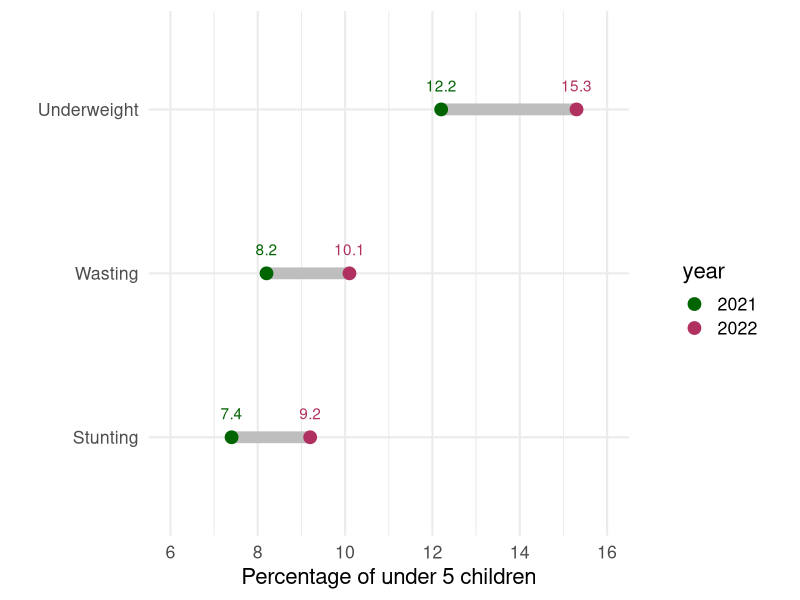
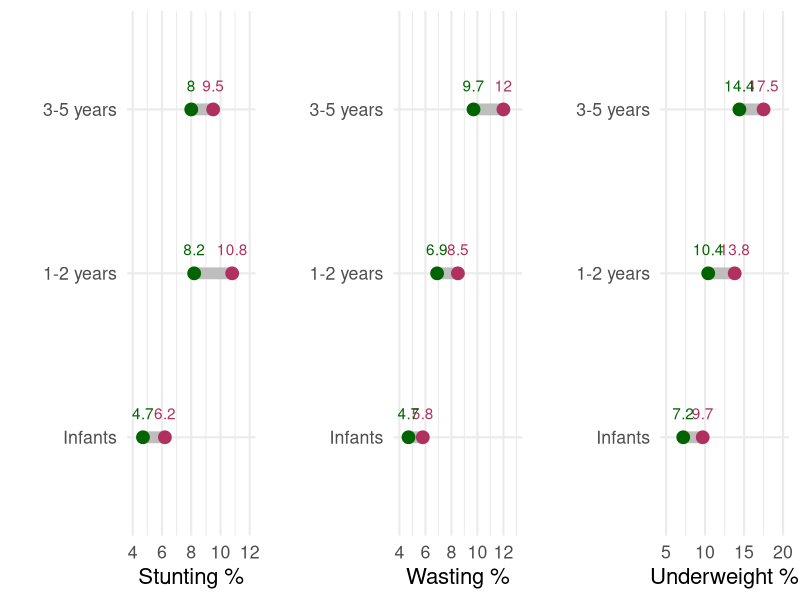
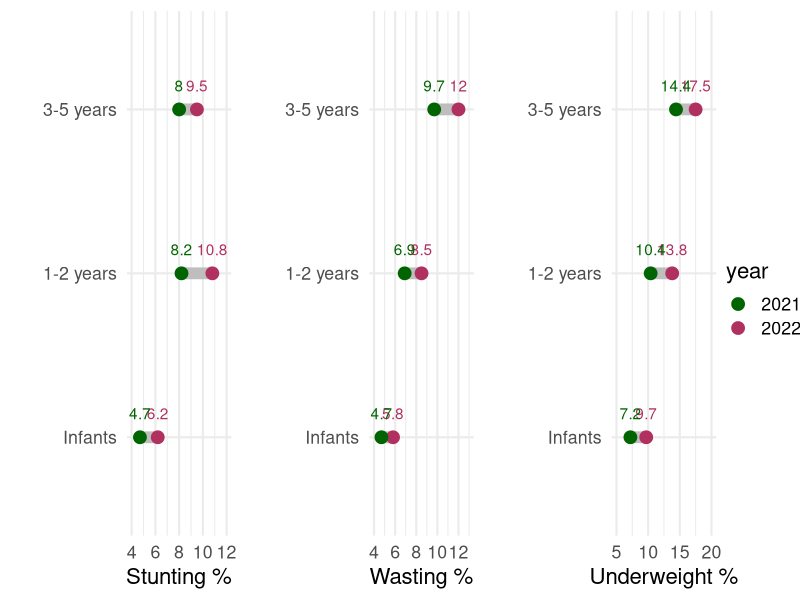
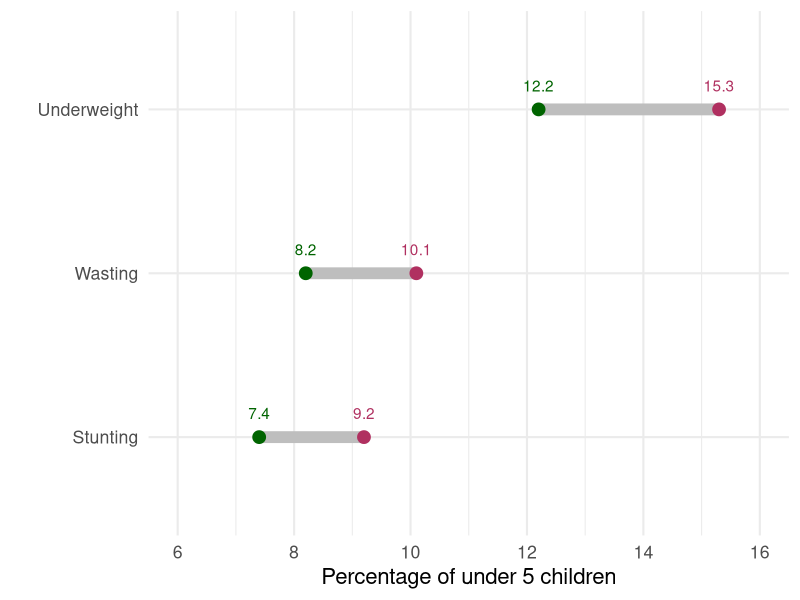
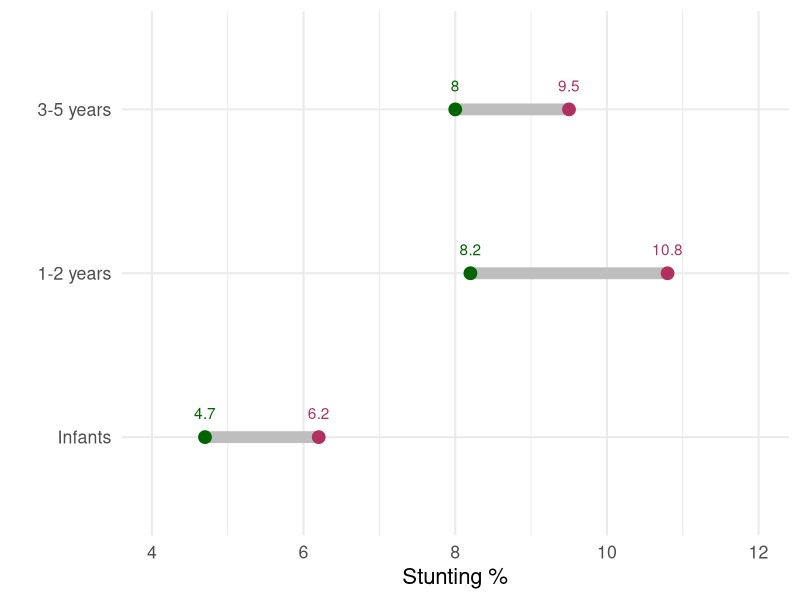
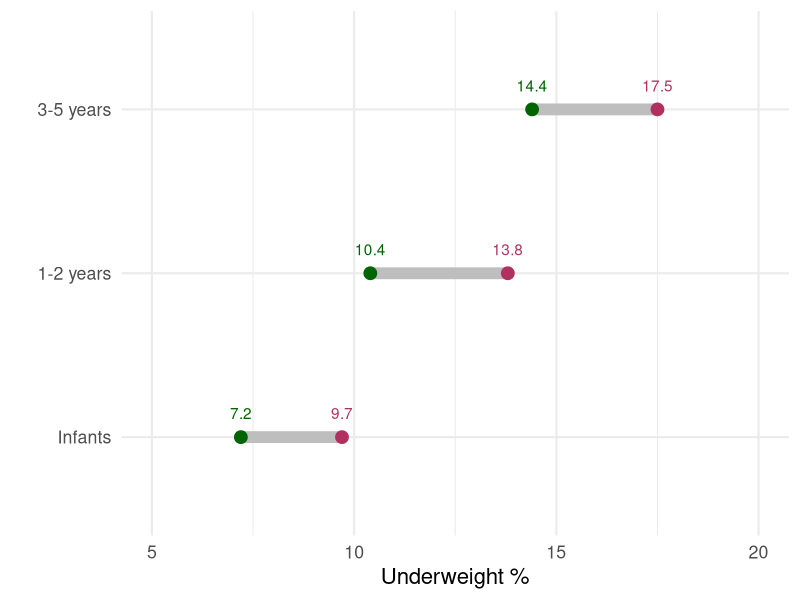
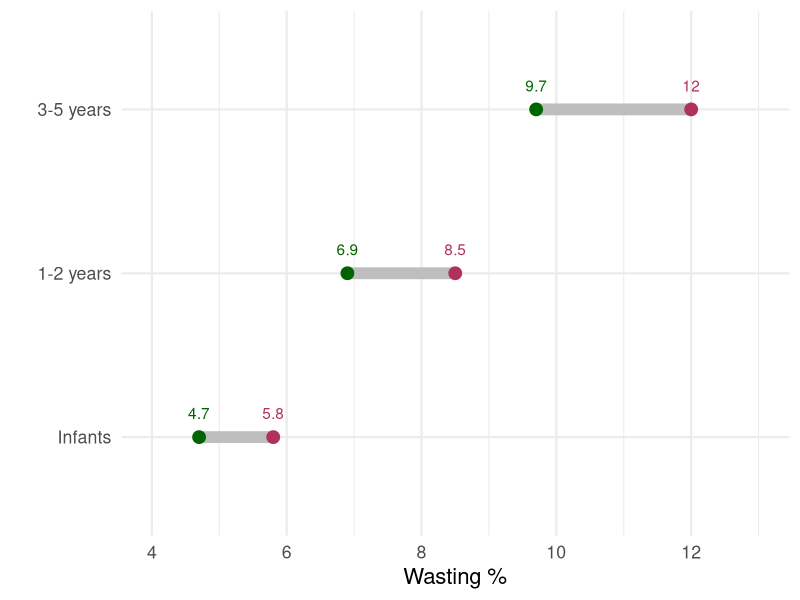

These charts were generated, in order, by the following R code:
# "Source: Nutrition Month Summary Report 2022 (Figures 15, 16 & 17)"
# 
#load packages

library(tidyverse)
library(cowplot)

# Enter data
ntmnth_age <- tribble(
  ~agegp, ~year, ~stunt, ~waste, ~underwt,
  "Infants", 2022, 6.2, 5.8, 9.7,
  "1-2 years", 2022, 10.8, 8.5, 13.8,
  "3-5 years", 2022, 9.5, 12.0, 17.5,
  "Infants", 2021, 4.7, 4.7, 7.2,
  "1-2 years", 2021, 8.2, 6.9, 10.4,
  "3-5 years", 2021, 8.0, 9.7, 14.4
)

ntmnth_age <- ntmnth_age %>% mutate(agegp = factor(agegp)) %>% 
  mutate(agegp=fct_relevel(agegp,c("Infants", "1-2 years", "3-5 years"))) 
ntmnth_age <- ntmnth_age %>% mutate(year = factor(year))

# Create wide formats for use with geom_segment
# 
stw <- ntmnth_age %>% select(agegp, year, stunt) %>% 
  pivot_wider(names_from = year, values_from = stunt, names_prefix = "y")

wtw <- ntmnth_age %>% select(agegp, year, waste) %>% 
  pivot_wider(names_from = year, values_from = waste, names_prefix = "y")

utw <- ntmnth_age %>% select(agegp, year, underwt) %>% 
  pivot_wider(names_from = year, values_from = underwt, names_prefix = "y")

stunt <- ggplot(data = ntmnth_age, aes(x = agegp, y = stunt, colour = year)) +
geom_segment(data = stw,
aes(x=agegp, xend=agegp, y=y2021, yend=y2022), color="grey", linewidth = 4) +
  geom_point(size = 4, show.legend = FALSE) +
  scale_color_manual(values = c("2021" = "darkgreen", "2022" = "maroon")) +
  geom_text(aes(label = round(stunt, 1)),
            vjust = -1.5, hjust = .5,
            show.legend = FALSE) +
  ylim(4,12) +
coord_flip()+
theme_minimal(base_size = 16) +
xlab("") +
ylab("Stunting %")

waste <- ggplot(data = ntmnth_age, aes(x = agegp, y = waste, colour = year)) +
  geom_segment(data = wtw,
               aes(x=agegp, xend=agegp, y=y2021, yend=y2022), color="grey", linewidth = 4) +
  geom_point(size = 4, show.legend = FALSE) + 
  scale_color_manual(values = c("2021" = "darkgreen", "2022" = "maroon")) + 
  geom_text(aes(label = round(waste, 1)),
            vjust = -1.5, hjust = .5,
            show.legend = FALSE) +
  ylim(4,13) +
  coord_flip()+
  theme_minimal(base_size = 16) +
  xlab("") +
  ylab("Wasting %")

under <- ggplot(data = ntmnth_age, aes(x = agegp, y = underwt, colour = year)) +
  geom_segment(data = utw,
               aes(x=agegp, xend=agegp, y=y2021, yend=y2022), color="grey", linewidth = 4) +
  geom_point(size = 4, show.legend = TRUE) + 
  scale_color_manual(values = c("2021" = "darkgreen", "2022" = "maroon")) + 
  geom_text(aes(label = round(underwt, 1)),
            vjust = -1.5, hjust = .5,
            show.legend = FALSE) +
  ylim(5,20) +
  coord_flip()+
  theme_minimal(base_size = 16) +
  xlab("") +
  ylab("Underweight %")

grobs <- ggplotGrob(under)$grobs
legend <- grobs[[which(sapply(grobs, function(x) x$name) == "guide-box")]]

under <- ggplot(data = ntmnth_age, aes(x = agegp, y = underwt, colour = year)) +
  geom_segment(data = utw,
               aes(x=agegp, xend=agegp, y=y2021, yend=y2022), color="grey", linewidth = 4) +
  geom_point(size = 4, show.legend = FALSE) + 
  scale_color_manual(values = c("2021" = "darkgreen", "2022" = "maroon")) + 
  geom_text(aes(label = round(underwt, 1)),
            vjust = -1.5, hjust = .5,
            show.legend = FALSE) +
  ylim(5,20) +
  coord_flip()+
  theme_minimal(base_size = 16) +
  xlab("") +
  ylab("Underweight %")

p3 <- plot_grid(stunt, waste, under, nrow = 1)

p3l <- plot_grid(p3, legend, ncol = 2, rel_widths = c(1, .1))

# ggsave("nweek2023_22.jpg", width = 12, height = 3)


# Enter data
ntmnth_overall <- tribble(
  ~year, ~Stunting, ~Wasting, ~Underweight,
  2022, 9.2, 10.1, 15.3,
  2021, 7.4, 8.2, 12.2
)
ntmnth_overall <- ntmnth_overall %>% mutate(year = factor(year))


overall <- ntmnth_overall[-1] %>%
  t() %>% 
  as.data.frame() %>% 
  setNames(c("y2022", "y2021")) %>% 
  tibble::rownames_to_column(var = "ind")


overall <- overall %>% mutate(ind = factor(ind)) %>% 
  mutate(ind=fct_relevel(ind,c("Stunting", "Wasting", "Underweight"))) 

overall_l <- overall %>% 
  pivot_longer(cols = starts_with("y"), names_to = "year", names_prefix = "y")


po <- ggplot(data = overall_l, aes(x = ind, y = value, colour = year)) +
  geom_segment(data = overall,
               aes(x=ind, xend=ind, y=y2021, yend=y2022), color="grey", linewidth = 4) +
  geom_point(size = 4, show.legend = FALSE) +
  scale_color_manual(values = c("2021" = "darkgreen", "2022" = "maroon")) +
  geom_text(aes(label = round(value, 1)),
            vjust = -1.5, hjust = .5,
            show.legend = FALSE) +
  ylim(6,16) +
  coord_flip()+
  theme_minimal(base_size = 16) +
  xlab("") +
  ylab("Percentage of under 5 children")

p02 <- plot_grid(po, legend, ncol = 2, rel_widths = c(1, .25))

# ggsave("overal2.jpg", width = 6, height = 3)

